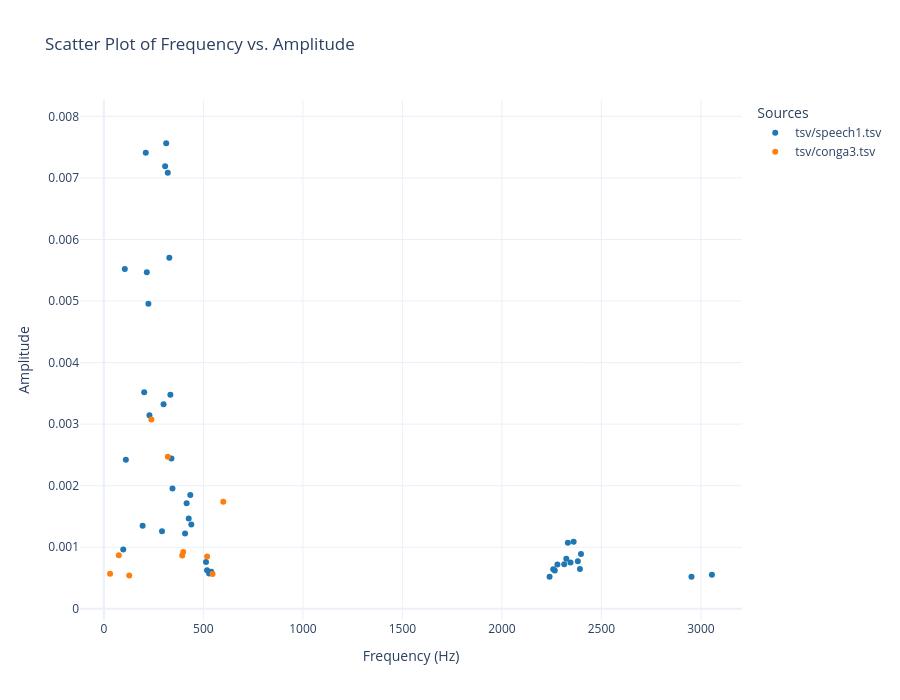

This figure's notebook cell:
### Markdown cell above
### 2D (no time): peak-list TSV

This section visualizes TSV files that represent a **list of spectral peaks**.

- **TSV schema**: must contain columns **`Frequency (Hz)`** and **`Amplitude`**
- **Inputs**: pass either `files=[...]` (TSV paths, tab-separated) or `dfs=[...]` (pandas DataFrames)
- **Labels**: use `df_labels=[...]` to control legend names (otherwise file path / `DataFrame N` is used)
- **Axis scaling**: `freq_axis_mode` / `amp_axis_mode` mirrors `py_scripts.dft_analysis.analyze_signal()`

### Code cell
from py_scripts.multiplotter import plot_scatter

# 2D scatter for TSV peak lists.
# Expected columns: 'Frequency (Hz)', 'Amplitude'
# Tip: the axis scaling parameters mirror `py_scripts.dft_analysis.analyze_signal()`.

plot_scatter(
    files=['tsv/speech1.tsv', 'tsv/conga3.tsv'],
    mode='markers',
    # Frequency-axis scaling:
    freq_axis_mode='linear',  # 'linear' | 'log' | 'mel' | 'mixed'
    freq_axis_mix=0.5,        # used only when freq_axis_mode='mixed'
    mixed_log_floor_hz=1.0,   # used only when freq_axis_mode='mixed'
    # Amplitude-axis scaling:
    amp_axis_mode='linear',   # 'linear' | 'log' | 'mixed'
    amp_axis_mix=0.5,         # used only when amp_axis_mode='mixed'
    amp_log_floor=1e-12,      # used for 'log'/'mixed'
    # Range handling:
    auto_plot_range=True,
)

# Sample usage:
# plot_scatter(files=['tsv/speech1.tsv', 'tsv/conga3.tsv'], df_labels=['Speech', 'Conga'], mode='markers')
# plot_scatter(dfs=[df1, df2], df_labels=['DataFrame1', 'DataFrame2'], mode='lines')
# plot_scatter(files=['tsv/speech1.tsv'], freq_axis_mode='log', amp_axis_mode='log')

### Figure 1 — Plotly figure (JSON) as saved in the notebook; plotly's stock layout.template omitted (floating-point values rounded to 4 significant figures)
{"data": [{"line": {"color": "#1f77b4"}, "marker": {"color": "#1f77b4"}, "mode": "markers", "name": "tsv/speech1.tsv", "type": "scatter", "x": [97.37, 105.3, 110.5, 194.7, 202.6, 210.5, 215.8, 223.7, 228.9, 292.1, 300, 307.9, 313.2, 321.1, 328.9, 334.2, 339.5, 344.7, 407.9, 415.8, 426.3, 434.2, 439.5, 513.2, 518.4, 528.9, 539.5, 2239.0, 2258.0, 2266.0, 2279.0, 2313.0, 2324.0, 2332.0, 2345.0, 2361.0, 2382.0, 2392.0, 2397.0, 2953.0, 3055.0], "y": [0.0009648, 0.005521, 0.002423, 0.001351, 0.003517, 0.007408, 0.005467, 0.004954, 0.003144, 0.001261, 0.003322, 0.007189, 0.007562, 0.007083, 0.005702, 0.003478, 0.002441, 0.001954, 0.001222, 0.001716, 0.001468, 0.001848, 0.001371, 0.0007603, 0.0006279, 0.0005749, 0.0006008, 0.0005227, 0.0006431, 0.0006238, 0.0007216, 0.0007252, 0.0008114, 0.001073, 0.0007516, 0.00109, 0.000773, 0.0006453, 0.0008912, 0.0005222, 0.0005532]}, {"line": {"color": "#ff7f0e"}, "marker": {"color": "#ff7f0e"}, "mode": "markers", "name": "tsv/conga3.tsv", "type": "scatter", "x": [31.25, 75, 127.5, 238.8, 321.2, 393.8, 398.8, 518.8, 546.2, 600], "y": [0.0005687, 0.0008704, 0.0005404, 0.003074, 0.002468, 0.000865, 0.0009237, 0.0008488, 0.0005669, 0.001739]}], "layout": {"height": 700, "legend": {"title": {"text": "Sources"}}, "title": {"text": "Scatter Plot of Frequency vs. Amplitude"}, "width": 900, "xaxis": {"range": [-120.0, 3206.0], "title": {"text": "Frequency (Hz)"}, "type": "linear"}, "yaxis": {"range": [-0.0001817, 0.008266], "title": {"text": "Amplitude"}, "type": "linear"}}}
